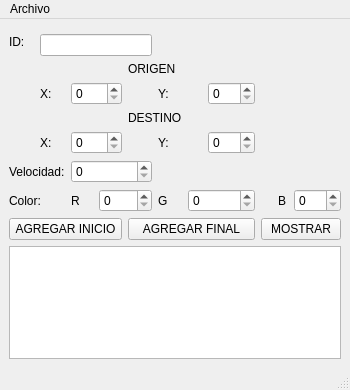
<?xml version="1.0" encoding="UTF-8"?>
<ui version="4.0">
 <class>MainWindow</class>
 <widget class="QMainWindow" name="MainWindow">
  <property name="geometry">
   <rect>
    <x>0</x>
    <y>0</y>
    <width>313</width>
    <height>390</height>
   </rect>
  </property>
  <property name="windowTitle">
   <string>Particulas</string>
  </property>
  <widget class="QWidget" name="centralwidget">
   <layout class="QGridLayout" name="gridLayout">
    <item row="3" column="7">
     <widget class="QSpinBox" name="origenY_spinBox">
      <property name="maximum">
       <number>500</number>
      </property>
     </widget>
    </item>
    <item row="9" column="0" colspan="11">
     <widget class="QPlainTextEdit" name="salida"/>
    </item>
    <item row="5" column="1">
     <widget class="QLabel" name="label_8">
      <property name="text">
       <string>X:</string>
      </property>
     </widget>
    </item>
    <item row="6" column="2" colspan="3">
     <widget class="QSpinBox" name="velocidad_spinBox">
      <property name="maximum">
       <number>100</number>
      </property>
     </widget>
    </item>
    <item row="0" column="0" rowspan="2" colspan="2">
     <widget class="QLabel" name="label">
      <property name="text">
       <string>ID:</string>
      </property>
     </widget>
    </item>
    <item row="8" column="4" colspan="4">
     <widget class="QPushButton" name="Final_pushButton">
      <property name="text">
       <string>AGREGAR FINAL</string>
      </property>
     </widget>
    </item>
    <item row="7" column="0" colspan="2">
     <widget class="QLabel" name="label_5">
      <property name="text">
       <string>Color:</string>
      </property>
     </widget>
    </item>
    <item row="3" column="1">
     <widget class="QLabel" name="label_6">
      <property name="text">
       <string>X:</string>
      </property>
     </widget>
    </item>
    <item row="7" column="5">
     <widget class="QLabel" name="label_11">
      <property name="text">
       <string>G</string>
      </property>
     </widget>
    </item>
    <item row="8" column="8" colspan="3">
     <widget class="QPushButton" name="pushButton_2">
      <property name="text">
       <string>MOSTRAR</string>
      </property>
     </widget>
    </item>
    <item row="3" column="2" colspan="2">
     <widget class="QSpinBox" name="origenX_spinBox">
      <property name="maximum">
       <number>500</number>
      </property>
     </widget>
    </item>
    <item row="1" column="1" colspan="4">
     <widget class="QLineEdit" name="ID_lineEdit"/>
    </item>
    <item row="8" column="0" colspan="4">
     <widget class="QPushButton" name="Inicio_pushButton">
      <property name="text">
       <string>AGREGAR INICIO</string>
      </property>
     </widget>
    </item>
    <item row="6" column="0" colspan="2">
     <widget class="QLabel" name="label_4">
      <property name="text">
       <string>Velocidad:</string>
      </property>
     </widget>
    </item>
    <item row="7" column="10">
     <widget class="QSpinBox" name="B_spinBox">
      <property name="maximum">
       <number>255</number>
      </property>
     </widget>
    </item>
    <item row="4" column="4" colspan="2">
     <widget class="QLabel" name="label_3">
      <property name="text">
       <string>DESTINO</string>
      </property>
     </widget>
    </item>
    <item row="2" column="4" colspan="2">
     <widget class="QLabel" name="label_2">
      <property name="text">
       <string>ORIGEN</string>
      </property>
     </widget>
    </item>
    <item row="7" column="9">
     <widget class="QLabel" name="label_12">
      <property name="text">
       <string>B</string>
      </property>
     </widget>
    </item>
    <item row="5" column="2" colspan="2">
     <widget class="QSpinBox" name="destinoX_spinBox">
      <property name="maximum">
       <number>500</number>
      </property>
     </widget>
    </item>
    <item row="3" column="5" colspan="2">
     <widget class="QLabel" name="label_7">
      <property name="text">
       <string>Y:</string>
      </property>
     </widget>
    </item>
    <item row="5" column="7">
     <widget class="QSpinBox" name="destinoY_spinBox">
      <property name="maximum">
       <number>500</number>
      </property>
     </widget>
    </item>
    <item row="5" column="5" colspan="2">
     <widget class="QLabel" name="label_9">
      <property name="text">
       <string>Y:</string>
      </property>
     </widget>
    </item>
    <item row="7" column="2">
     <widget class="QLabel" name="label_10">
      <property name="text">
       <string>R</string>
      </property>
     </widget>
    </item>
    <item row="7" column="6" colspan="2">
     <widget class="QSpinBox" name="G_spinBox">
      <property name="maximum">
       <number>255</number>
      </property>
     </widget>
    </item>
    <item row="7" column="3" colspan="2">
     <widget class="QSpinBox" name="R_spinBox">
      <property name="maximum">
       <number>255</number>
      </property>
     </widget>
    </item>
   </layout>
  </widget>
  <widget class="QMenuBar" name="menubar">
   <property name="geometry">
    <rect>
     <x>0</x>
     <y>0</y>
     <width>313</width>
     <height>21</height>
    </rect>
   </property>
   <widget class="QMenu" name="menuArchivo">
    <property name="title">
     <string>Archivo</string>
    </property>
    <addaction name="actionAbrir"/>
    <addaction name="actionGuardar"/>
   </widget>
   <addaction name="menuArchivo"/>
  </widget>
  <widget class="QStatusBar" name="statusbar"/>
  <action name="actionAbrir">
   <property name="text">
    <string>Abrir</string>
   </property>
   <property name="shortcut">
    <string>Ctrl+O</string>
   </property>
  </action>
  <action name="actionGuardar">
   <property name="text">
    <string>Guardar</string>
   </property>
   <property name="shortcut">
    <string>Ctrl+S</string>
   </property>
  </action>
 </widget>
 <resources/>
 <connections/>
</ui>
